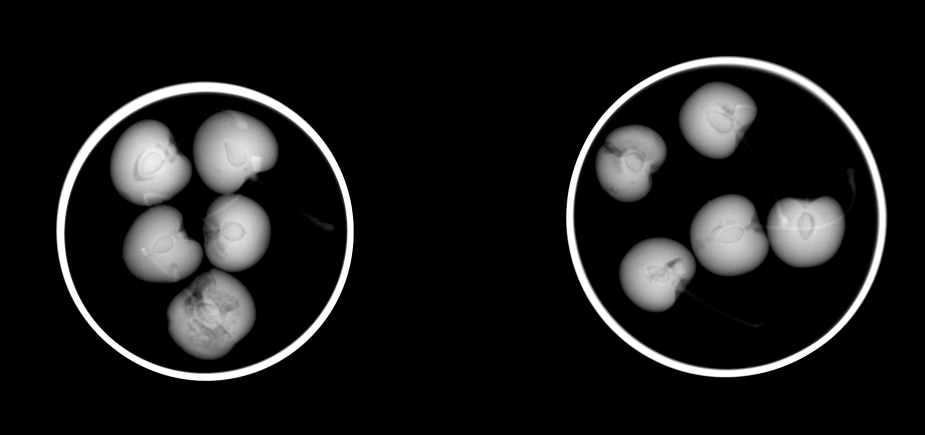
#> input picture Clases/Cap02_Extraer_Características/Pitón/N0001_0004b.png, 1850 x 870 px (shown at 1/2 size); the run also reads 1 picture not shown here
$ jupyter execute EL453_02_Intensidad_Contraste_CLP_2024_1.ipynb   (shell and % lines are left out)
#> lines starting #> are read from the running program, lines starting #| are printed output that depends on the picture; after the words box and inside, x2 and y2 are one past the last pixel; in counts of white or black regions, pixels touching at a corner belong together
# Intensidad de Características
# Basic, Contrast and Crossing Line Profile<a class="tocSkip">
## Reconocimiento de Patrones <a class="tocSkip">
### Ingenieria Electrónica <a class="tocSkip">
### Universidad Popular del Cesar <a class="tocSkip">
### Prof.: Jose Ramón Iglesias Gamarra - [https://github.com/joseramoniglesias/](https://github.com/joseramoniglesias/) <a class="tocSkip">
  **joseiglesias@unicesar.edu.co**

# Examples of Intensity features: basic, contrast and Crossing Line Profile

This example shows how to use the intensity characteristics on radiographs of fruits and metal parts.

# Installation of Libraries
Install in Jupiter o DataSpell required packages and import libraries.

[cell 1]
import numpy as np
import matplotlib.pyplot as plt
import cv2
import skimage
from   skimage.measure import label
from cv2 import filter2D, CV_64F
from cv2 import GaussianBlur, medianBlur
from skimage.feature import canny
from scipy.signal import convolve2d
from   scipy.ndimage import binary_fill_holes
from   skimage.segmentation import find_boundaries
from   scipy import ndimage as ndi
from   scipy.stats import kurtosis,skew
from   scipy.ndimage.morphology import binary_dilation as imdilate
from scipy.ndimage.filters import convolve

# Basic Funtions

[cell 2]
def basicgeo(R,names=False):
    # center of mass
    ij = np.argwhere(R)
    ii = ij[:,0]
    jj = ij[:,1]
    i_m = np.mean(ii)
    j_m = np.mean(jj)

    # height
    h = np.max(ii)-np.min(ii)+1

    # width
    w = np.max(jj)-np.min(jj)+1

    # area
    area = np.sum(R)

    # perimeter
    # https://scikit-image.org/docs/stable/api/skimage.segmentation.html#skimage.segmentation.find_boundaries
    B = skimage.segmentation.find_boundaries(R,mode='inner')
    perimeter = np.sum(B)


    # regionprops
    # https://scikit-image.org/docs/stable/api/skimage.measure.html#regionprops
    props        = skimage.measure.regionprops(R)[0]

    #perimeter    = props.perimeter
    roundness    = 4*area*np.pi/perimeter/perimeter
    solidity     = props.solidity
    euler_number = props.euler_number
    eq_diameter  = props.equivalent_diameter_area
    axis_major   = props.axis_major_length
    axis_minor   = props.axis_minor_length
    orientation  = props.orientation
    extent       = props.extent
    eccentricity = props.eccentricity
    area_convex  = props.area_convex

    # roundness
    #roundness    = 4*area*np.pi/perimeter/perimeter

    X = [i_m,j_m,h,w,area,perimeter,roundness,
         euler_number,eq_diameter,axis_major,axis_minor,
         orientation,solidity,extent,
         eccentricity,area_convex]
    if names:
        Xn = ['i_m','j_m','height','width','area','perimeter','roundness',
              'euler_number','equivalent_diameter','major_axis','minor_axis',
              'orientation','solidity','extent',
              'eccentricity','convex_area_convex']
        return X,Xn
    else:
        return X

def basicint(image, region=None, *, mask=15, names=False):
    if region is None:
        region = np.ones(shape=image.shape, dtype=int)

    r_perim = skimage.segmentation.find_boundaries(region,mode='inner')
    region = region.astype(bool)

    image = image.astype(float)

    kernel = fspecial('gaussian',mask,mask/8.5)

    im1, _ = im_grad(image, kernel)
    im2, _ = im_grad(im1  , kernel)

    if not region.all():
        boundary_gradient = np.abs(im1[r_perim]).mean()
    else:
        boundary_gradient = -1

    useful_img = image[region]

    intensity_mean     = useful_img.mean()
    intensity_std      = useful_img.std(ddof=1)
    intensity_kurtosis = kurtosis(useful_img, fisher=False)
    intensity_skewness = skew(useful_img)
    mean_laplacian     = im2[region].mean()

    X                  = np.array([intensity_mean,
                                   intensity_std,
                                   intensity_kurtosis,
                                   intensity_skewness,
                                   mean_laplacian,
                                   boundary_gradient])
    if names:
        Xn = ['Intensity Mean',
              'Intensity StdDev',
              'Intensity Kurtosis',
              'Intensity Skewness',
              'Mean Laplacian',
              'Mean Boundary Gradient']
        return X,Xn
    else:
        return X

def clp(img):

    # indices of the pixels of the 8 profiles of CLP (each profile is a line of 32 pixels)
    # C[2*k,:]  : coordinate i of profile k, for k=0...7
    # C[2*k+1,:]: coordinate j of profile k, for k=0...7
    C = np.array([
        [16,16,16,16,16,16,16,16,16,16,16,16,16,16,16,16,16,16,16,16,16,16,16,16,16,16,16,16,16,16,16,16],
        [0,1,2,3,4,5,6,7,8,9,10,11,12,13,14,15,16,17,18,19,20,21,22,23,24,25,26,27,28,29,30,31],
        [0,1,2,3,4,5,6,7,8,9,10,11,12,13,14,15,16,17,18,19,20,21,22,23,24,25,26,27,28,29,30,31],
        [16,16,16,16,16,16,16,16,16,16,16,16,16,16,16,16,16,16,16,16,16,16,16,16,16,16,16,16,16,16,16,16],
        [0,1,2,3,4,5,6,7,8,9,10,11,12,13,14,15,16,17,18,19,20,21,22,23,24,25,26,27,28,29,30,31],
        [0,1,2,3,4,5,6,7,8,9,10,11,12,13,14,15,16,17,18,19,20,21,22,23,24,25,26,27,28,29,30,31],
        [0,1,2,3,4,5,6,7,8,9,10,11,12,13,14,15,16,17,18,19,20,21,22,23,24,25,26,27,28,29,30,31],
        [31,30,29,28,27,26,25,24,23,22,21,20,19,18,17,16,15,14,13,12,11,10,9,8,7,6,5,4,3,2,1,0],
        [0,1,2,3,4,5,6,7,8,9,10,11,12,13,14,15,16,17,18,19,20,21,22,23,24,25,26,27,28,29,30,31],
        [8,8,9,9,10,10,11,11,12,12,13,14,14,15,15,16,16,17,17,18,18,19,20,20,21,21,22,22,23,23,24,25],
        [8,8,9,9,10,10,11,11,12,12,13,14,14,15,15,16,16,17,17,18,18,19,20,20,21,21,22,22,23,23,24,25],
        [0,1,2,3,4,5,6,7,8,9,10,11,12,13,14,15,16,17,18,19,20,21,22,23,24,25,26,27,28,29,30,31],
        [0,1,2,3,4,5,6,7,8,9,10,11,12,13,14,15,16,17,18,19,20,21,22,23,24,25,26,27,28,29,30,31],
        [25,24,23,23,22,22,21,21,20,20,19,18,18,17,17,16,16,15,15,14,14,13,12,12,11,11,10,10,9,9,8,8],
        [25,24,23,23,22,22,21,21,20,20,19,18,18,17,17,16,16,15,15,14,14,13,12,12,11,11,10,10,9,9,8,8],
        [0,1,2,3,4,5,6,7,8,9,10,11,12,13,14,15,16,17,18,19,20,21,22,23,24,25,26,27,28,29,30,31]])


    ng = 32
    X = np.array(np.zeros((8,ng)))
    I = cv2.resize(img, (ng, ng))

    for i in range(8):
        k = i*2
        for j in range(ng):
            X[i,j] = I[C[k,j],C[k+1,j]]*255
        #plt.plot(range(32),X[i,:])
    #plt.show()
    d = np.abs(X[:,0]-X[0:,31])
    k = np.argmin(d)
    y = X[k,:]
    #plt.plot(range(32),y)
    #plt.show()
    Po  = y/y[0]
    Q   = rampefree(Po)
    Qm  = np.average(Q)
    Qd  = np.max(Q)-np.min(Q)
    Qd1 = np.log(Qd+1)
    Qd2 = 2*Qd/(Po[0]+Po[ng-1])
    Qs  = np.std(Q)
    Qf  = np.abs(np.fft.fft(Q))
    Qf  = Qf[range(1,8)]
    X = [Qm, Qs, Qd, Qd1, Qd2, Qf[0], Qf[1], Qf[2], Qf[3], Qf[4], Qf[5], Qf[6]]
    return X


def rampefree(x):
    k = len(x)-1
    m = (x[k]-x[0])/k
    b = x[0]
    y = x - range(k+1)*m - b
    return y

def contrast(img,region=None,neihbors=2):
    img = img*255
    if region is None:
        region = np.ones_like(img)

    R = region==1
    Rn = R
    for i in range(neihbors):
        Rn = imdilate(Rn)

    Rn = np.bitwise_and(Rn,~R)

    if np.max(Rn)==1:
        Ir = img*region
        In = img*Rn
        MeanGr = np.average(Ir)
        MeanGn = np.average(In)
        K1 = (MeanGr-MeanGn)/MeanGn            # contrast after Kamm, 1999
        K2 = (MeanGr-MeanGn)/(MeanGr+MeanGn)   # modulation after Kamm, 1999
        K3 = np.log(MeanGr/MeanGn)                # film-contrast after Kamm, 1999
    else:
        K1 = -1
        K2 = -1
        K3 = -1

    (nI,mI) = img.shape

    n1 = int(round(nI/2)+1)
    m1 = int(round(mI/2)+1)

    P1 = img[n1,:]    # Profile in i-Direction
    P2 = img[:,m1]    # Profile in j-Direction
    Q1 = rampefree(P1)
    Q2 = rampefree(P2)
    Q = np.concatenate((Q1,Q2))

    Ks = np.std(Q)
    K  = np.log(np.max(Q)-np.min(Q)+1)

    X  = [K1,K2,K3,Ks,K]
    return X


# [23 lines left out: functions prewitt_kernel, sobel_kernel, not called in this run]


def gaussian_kernel(size, sigma, *args):
    """
    This method creates a symmetric Gaussian kernel.

    :param sigma: float number that defines the width of the Gaussian
            distribution
    :param size: inf number to specify the size of the kernel.
            Typical numbers 3, 5, 9, 11.
    """
    x, y = np.mgrid[-size // 2 + 1:size // 2 + 1,
           -size // 2 + 1:size // 2 + 1]

    kernel = np.exp(-((x ** 2 + y ** 2) / (2.0 * sigma ** 2)))
    kernel = kernel / kernel.sum()

    return kernel.astype('double')


def log_kernel(size, sigma, *args):
    """
    This option creates a Laplacian of Gaussian Kernel centered at
    the middle of the kernel

    :param size: integer value to define the size of the kernel.
    :param sigma: float value for the scale factor.
    :returns: a numpy array with the LoG kernel.

    """

    x, y = np.meshgrid(np.arange(-size - 1 / 2 + 1, size - 1 / 2 + 1),
                       np.arange(-size - 1 / 2 + 1, size - 1 / 2 + 1))

    # [6 lines of commented-out code are left out]

    kernel = x ** 2 + y ** 2
    kernel = (-1 / (np.pi * sigma ** 4)) * (
            1 - kernel / (2 * sigma ** 2)) * np.exp(
        -kernel / (2 * sigma ** 2))

    # Normalize ensuring 0 DC. See Peter Kovesi's Toolbox
    kernel = kernel - np.mean(kernel.flatten())

    return kernel

def fspecial(kernel_name, size=3, sigma=1.0):
    """
    This method mimic the 'fspecial' gaussian MATLAB function to create
    special kernel functions used in computer vision.

    Reference: https://src-bin.com/en/q/1064ef9

    :param kernel_name: a string to define the type of window:
                'sobel': Sobel kernel
                'prewitt': Prewitt kernel
                'gaussian': standard Gaussian window
                'log': Laplacian of Gaussian Kernel

    :param size: integer to define the length of the window
    :param sigma: a float number to define the sigma of the kernel
    """

    _kernel_kwarg = {
        'sobel': sobel_kernel,
        'prewitt': prewitt_kernel,
        'gaussian': gaussian_kernel,
        'log': log_kernel
    }

    # _img_generate kernel function
    kernel = _kernel_kwarg[kernel_name](size, sigma)

    return kernel

def im_grad(img, kernel):
    """
    This method compute the gradient of a image 'img'. It uses the OpenCV
    function "filter2D". In the filter function 'same' is the default and the
    only one option.

    :param img: a uint8 input image.
    :param kernel: a kernel as nd-array. Commonly used kernels are Prewitt,
                    _img_gaussians, or Sobel.

    :returns: The images of magnitude (mag) and angle (angle).

    """

    # TODO: check arguments

    gradi = filter2D(img.astype('double'), CV_64F, kernel)
    gradj = filter2D(img.astype('double'), CV_64F, kernel.T)

    mag = np.sqrt(gradi ** 2 + gradj ** 2)
    angle = np.arctan2(gradj, gradi)

    return mag, angle

class Edge:

    def __init__(self, _method, _thres=None, _sigma=1.0):
        """
        Args:
            method (str): It defines the detector method:
                'log': Laplacian of Gaussian
                'canny': Canny edge detection
            thres (float): It defines the threshold to noise supression
            sigma (float): It specifies the scale of the kernel
        """

        _valid_methods = ['log', 'canny', 'sobel']

        super().__init__()

        # Check input parameters
        if _method not in _valid_methods:
            raise ValueError('{} is not a valid method for edge detection.'.format(_method))

        self.method = _method
        self.thres = _thres
        self.sigma = _sigma
        self._returns = None  # Keep track outputs

    def detect_zero_crossing(self, edges):
        """
        Performs zero crossing detection.

        Args:
            edges (float ndarray): input image in edges

        Return:
            out_img (ndarray): image of edges.
        """

        # Check zero crossing four directions and aggregate the output.
        out = np.diff(np.sign(edges), prepend=np.ones((edges.shape[0], 1)), axis=1) != 0
        out = np.bitwise_or(out, np.diff(np.sign(edges), prepend=np.ones((1, edges.shape[1])), axis=0) != 0)
        out = np.bitwise_or(out, (np.diff(np.sign(edges)[:, ::-1], prepend=np.ones((1, edges.shape[1])), axis=0) != 0)[:, ::-1])
        out = np.bitwise_or(out, (np.diff(np.sign(edges)[::-1, :], prepend=np.ones((1, edges.shape[1])), axis=0) != 0)[::-1, :])
        # Check gradients is on the threshold.

        grads_diff = np.abs(np.diff(edges, prepend=np.ones((edges.shape[0], 1)), axis=1)) > self.thres
        grads_diff = np.bitwise_or(grads_diff, np.abs(np.diff(edges, prepend=np.ones((1, edges.shape[0])), axis=0)) > self.thres)
        # [6 lines of commented-out code are left out]

        out_img = np.bitwise_and(out, grads_diff)

        return out_img

    def fit(self, img):
        """
        This method detect edges in an image. Method must be choose during class
        instantiation.

        Args:
            img: input image in numpy array format.

        Returns:
            None
        """

        self._returns = dict()
        self._returns.update({'edges': None})

        if self.method == 'log':
            _ksize = int(2 * np.ceil(3 * self.sigma) + 1)
            _log_kernel = fspecial(self.method, _ksize, self.sigma)
            _log = filter2D(img.astype('double'), CV_64F, _log_kernel)
            _log = _log / np.sum(_log.flatten())  # Normalize gradients to sum 0
            _edges = self.detect_zero_crossing(_log)

            self._returns.update({'kernel': _log_kernel})  # Keep used kernel

        elif self.method == 'canny':
            """
            Canny edge detector. This option implement a wrapper to apply the
            scikit image implementation for this edge detector. It present an
            interface with similar parameters to the MATLAB version.
            """
            _edges = canny(
                img.astype('double'),
                sigma=self.sigma,
                low_threshold=self.thres,
                high_threshold=self.thres / 0.4
            )

        # Keep the output if does exists
        self._returns.update({'edges': _edges})

    @property
    def edges(self):
        return self._returns['edges']

    @property
    def kernel(self):
        return self._returns['kernel'] if self.method != 'canny' else None

def conv2(x, y, mode='same'):
    """
    Emulate the function conv2 from Mathworks.

    Args:
        x:
    Usage:

    z = conv2(x,y,mode='same')

    TODO:
     - Support other modes than 'same' (see conv2.m)
    """

    if not(mode == 'same'):
        raise Exception("Mode not supported")

    # Add singleton dimensions
    if (len(x.shape) < len(y.shape)):
        dim = x.shape
        for i in range(len(x.shape),len(y.shape)):
            dim = (1,) + dim
        x = x.reshape(dim)
    elif (len(y.shape) < len(x.shape)):
        dim = y.shape
        for i in range(len(y.shape),len(x.shape)):
            dim = (1,) + dim
        y = y.reshape(dim)

    origin = ()

    # Apparently, the origin must be set in a special way to reproduce the results of scipy.signal.convolve and Matlab.
    for i in range(len(x.shape)):
        if ( (x.shape[i] - y.shape[i]) % 2 == 0 and
                x.shape[i] > 1 and
                y.shape[i] > 1):
            origin = origin + (-1,)
        else:
            origin = origin + (0,)

    z = convolve(x, y, mode='constant', origin=origin)

    return z


def gradlog(img, sigma, th):
    """
    Edge detection using LoG and gradient.

    Args:
        img (ndarray): input image
        sigma (float): sigma parameters for Edge instance
        th (float): threshold

    Returns:
        edge (ndarray): edge detection. It is or(E_log, E_grad), where E_log is edge detection using LoG, and E_grad is
                        edge detection using gradient of I thresholding by th. Gradient of I is computed after Gaussian
                        low pass filtering (using sigma).
    """
    detector = Edge('log', 1e-10, sigma)
    detector.fit(img)
    elog = detector.edges
    hsize = np.round((8.5 * sigma) / 2) * 2 + 1
    g = gaussian_kernel(hsize, sigma)
    kernel = np.array([-1.0, 1.0])
    h = conv2(g, kernel)
    grad, _ = im_grad(img,h)
    egrad = grad > th
    edge = egrad | elog

    return edge

# Imágenes

# Example 1: Características de intensidad básicas

In this example, we show how to extract six basic intensity features of ten apples. The six features are:

* $f_1$: Intensity mean

* $f_2$: Intensity standard deviation

* $f_3$: Intensity kurtosis

* $f_4$: Intensity skewness

* $f_5$: Mean Laplacian

* $f_6$: Mean boundary gradient

[cell 3]
fig    = plt.figure()
ax     = fig.add_subplot(111)
img    = plt.imread('N0001_0004b.png')
#> img is the input picture: shape (870, 1850) float32; min 0, max 1, mean 0.103
implot = plt.imshow(img,cmap='gray')
R      = img>0.27     # segmentation
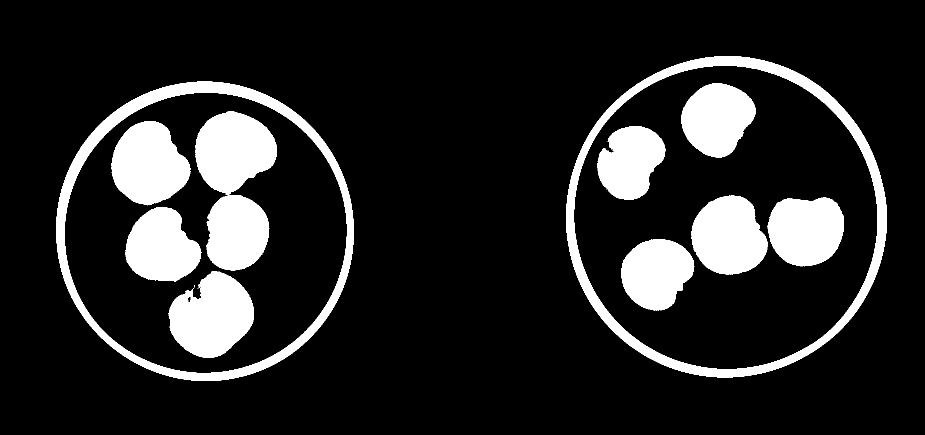
#> R: shape (870, 1850) bool (shown at 1/2 size); 14.7% white; 18 white regions (6 under 20 px), largest, box (x1, y1, x2, y2) and area: (1132, 112, 1774, 755) 34054, (112, 163, 708, 762) 31855, (337, 542, 508, 716) 20478
L      = label(R)     # labeling
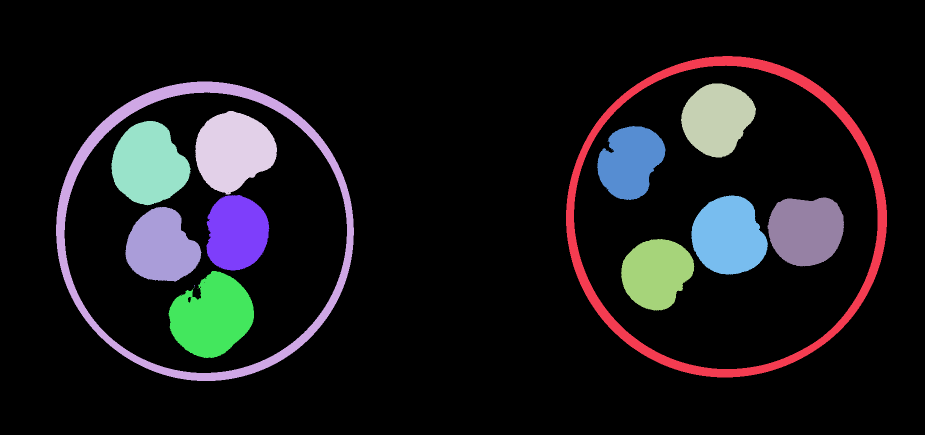
#> L: shape (870, 1850) int32 (shown at 1/2 size); 19 distinct labels, from 0 to 18; one colour per label, 0 black
n      = np.max(L)    # number of segmented regions
#> n = 18
t      = 0
T      = np.zeros((n,6))
for i in range(n):
    R = (L == i)*1    # binary image of object i
    f = basicgeo(R)
    area = f[4]
    # recognition of fruits according to the size
    if area>14000 and area<21000:
        # extract int features only in the segmented region
        h      = basicint(img,region=R)
        T[t,:] = h
        t = t+1
        ax.text(f[1]-20, f[0]+10, str(t), fontsize=12,color='Red')
#> this loop made 18 passes
#> (i_m in basicgeo, j_m in basicgeo, w in basicgeo, area, perimeter in basicgeo, roundness in basicgeo, solidity in basicgeo, euler_number in basicgeo) on passes 4 to 11: (237.1, 1433.9, 150, 15918, 419, 1.14, 0.98, 1), (301.1, 466.6, 164, 19398, 475, 1.08, 0.974, -1), (328.3, 297.2, 158, 19113, 459, 1.14, 0.972, 1), (323, 1260.2, 137, 14324, 452, 0.881, 0.947, 1), (465.3, 472.9, 126, 15045, 425, 1.05, 0.974, -1), (472.1, 1457.1, 153, 18238, 452, 1.12, 0.978, 1), (460.4, 1611.7, 153, 16943, 439, 1.1, 0.976, 1), (493.6, 322.5, 152, 16232, 444, 1.03, 0.955, 0)
#> pass 1, `R = (L == i)*1`:
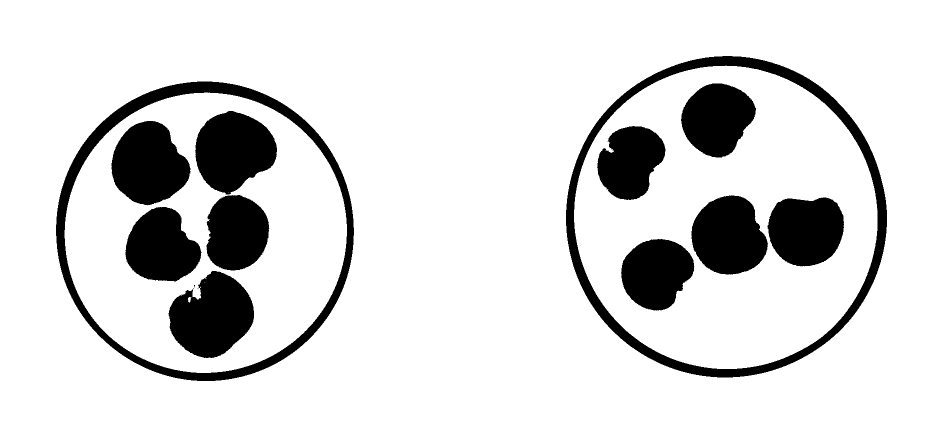
#> R: shape (870, 1850) int64 (shown at 1/2 size); values 0 (black) and 1 (white), 85.3% white; 18 black regions (6 under 20 px), largest, box (x1, y1, x2, y2) and area: (1132, 112, 1774, 755) 34054, (112, 163, 708, 762) 31855, (337, 542, 508, 716) 20478
#> pass 1, in basicgeo, `B = skimage.segmentation.find_boundaries(R,mode='inner')`:
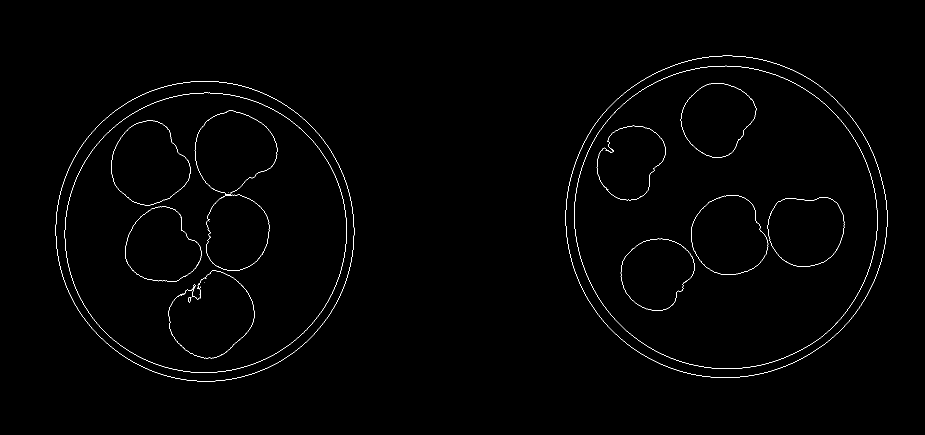
#> B: shape (870, 1850) bool (shown at 1/2 size); 0.71% white in thin lines or dots, all inside (x1, y1, x2, y2) = (111, 111, 1775, 763)
#> pass 2, `R = (L == i)*1`:
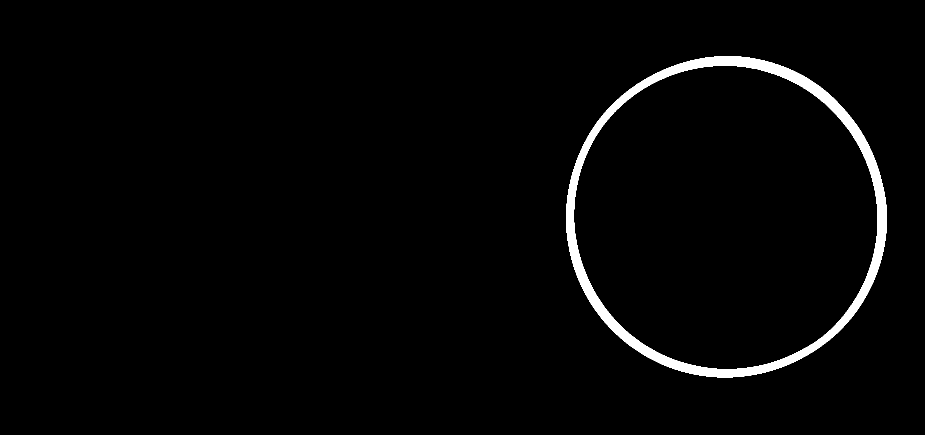
#> R: shape (870, 1850) int64 (shown at 1/2 size); values 0 (black) and 1 (white), 2.1% white; 1 white region, box (x1, y1, x2, y2) and area: (1132, 112, 1774, 755) 34054
#> after the loop, T = 18 rows, first 6: [0.597, 0.148, 2.13, -0.508, 1.19, 0.39], [0.621, 0.165, 2.05, -0.361, 1.24, 0.392], [0.66, 0.174, 2.22, -0.483, 1.31, 0.395], [0.542, 0.128, 2.18, -0.404, 1.08, 0.393], [0.606, 0.167, 1.88, -0.301, 1.21, 0.391], [0.6, 0.149, 2.1, -0.469, 1.19, 0.39]; t = 10
#> (the rest of the program and of its run is left out)
